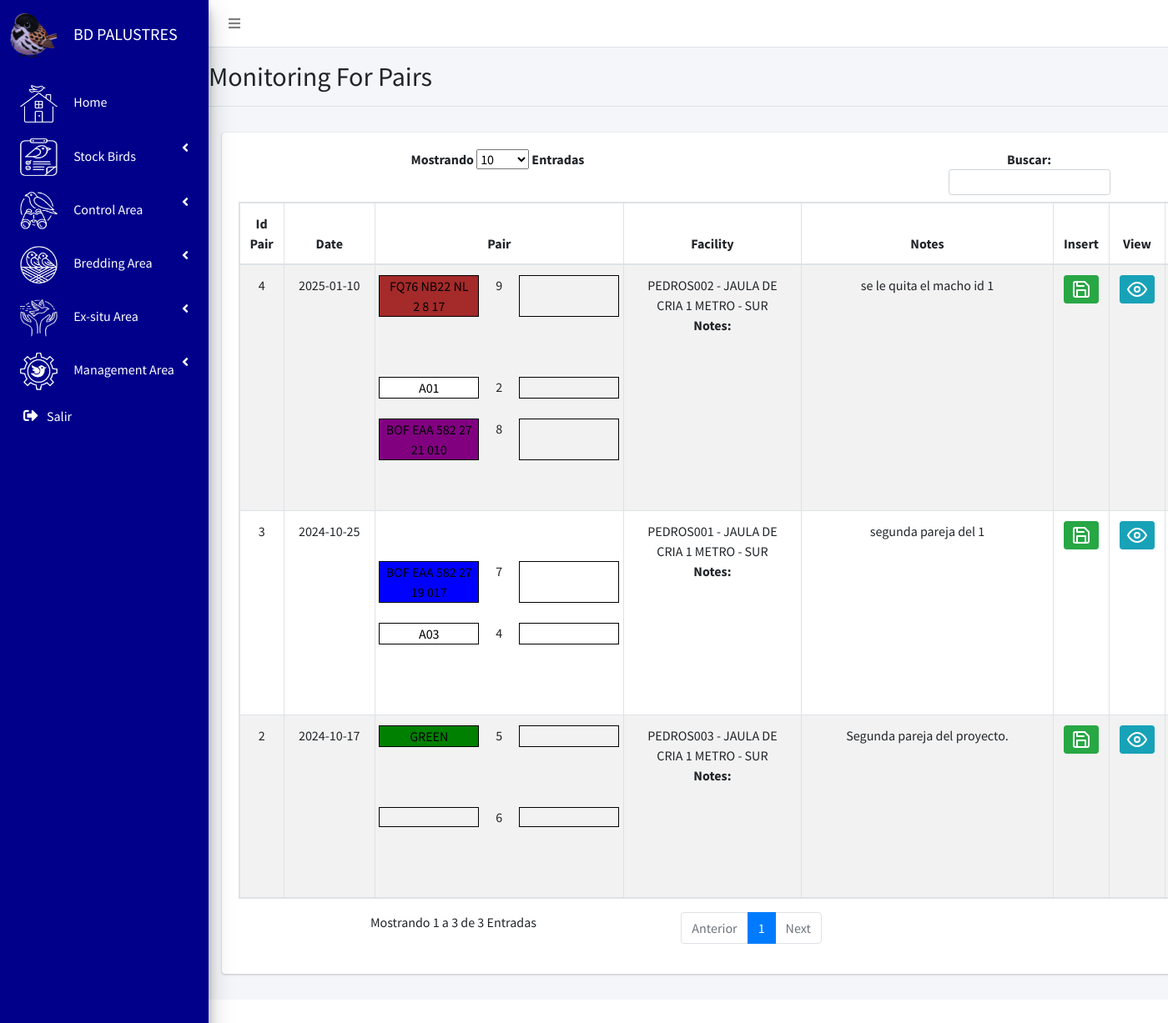
The app's page /admin/control_area/monitoring/select_pairs.php (signed in) with its own data.
### tables this page shows
CREATE TABLE `pairs` (
  `pair_id` int(255) NOT NULL,
  `id_facility_assignment` int(255) NOT NULL,
  `male_individual1` int(255) NOT NULL,
  `female_individual1` int(255) NOT NULL,
  `male_individual2` int(255) NOT NULL,
  `female_individual2` int(255) NOT NULL,
  `male_individual3` int(255) NOT NULL,
  `female_individual3` int(255) NOT NULL,
  `pairing_date` date NOT NULL,
  `finish_pairing_date` varchar(30) DEFAULT NULL,
  `notes` text NOT NULL
);

CREATE TABLE `individuals` (
  `id_individual` int(255) NOT NULL,
  `id_parents` int(255) NOT NULL,
  `specie` varchar(255) NOT NULL,
  `origin` varchar(255) NOT NULL,
  `origin_type` int(255) NOT NULL,
  `born_center` varchar(255) NOT NULL,
  `P.N/Zepa` varchar(255) NOT NULL,
  `Transfer_center` varchar(255) NOT NULL,
  `sex` int(1) NOT NULL,
  `entry_date` date NOT NULL,
  `year` year(4) NOT NULL,
  `nickname` varchar(255) NOT NULL,
  `genetic_code` text NOT NULL,
  `status` varchar(255) NOT NULL,
  `left_leg` int(1) NOT NULL,
  `left_ring_type` varchar(255) NOT NULL,
  `left_ring_color` varchar(255) NOT NULL,
  `left_letter_color` varchar(255) NOT NULL,
  `left_ring_numer` varchar(255) NOT NULL,
  `right_leg` int(1) NOT NULL,
  `right_ring_type` varchar(255) NOT NULL,
  `right_ring_color` varchar(255) NOT NULL,
  `right_letter_color` varchar(255) NOT NULL,
  `right_ring_numer` varchar(255) NOT NULL,
  `notes` text NOT NULL,
  `Photo/doc` mediumblob NOT NULL
);

CREATE TABLE `facilities` (
  `id_facility` int(255) NOT NULL,
  `name_facility` varchar(255) NOT NULL,
  `type_facility` varchar(255) NOT NULL,
  `location` varchar(255) NOT NULL,
  `notes` text NOT NULL
);

### admin/control_area/monitoring/select_pairs.php (the view, shortened to what this page needs)
<?php
require_once BASE_URL . "/paginas/cabecera_tercer_nivel.php";
?>
<main role="main" class="content-wrapper">
  <div class="d-flex justify-content-between flex-wrap flex-md-nowrap align-items-center pt-3 pb-2 mb-3 border-bottom">
    <h1 class="h2">Monitoring For Pairs</h1>
  </div>
  <?php
  $sentencia = $base_de_datos->query("SELECT * FROM pairs where finish_pairing_date is null ");
  $parejas = $sentencia->fetchAll(PDO::FETCH_OBJ);
  ?>
  <div class="content-header">
    <div class="container-fluid">
      <div class="col-xs-12">
        <div class="card">
          <div class="card-body">
            <center>
              <table id="example1" class="table table-bordered table-striped table-responsive">
                <thead>
                  <tr>
                   <th><center>Id Pair</center></th>
                   <th><center>Date</center></th>
                   <th><center>Pair</center></th>
                   <th><center>Facility</center></th>
                   <th><center>Notes</center></th>
                    <th><center>Insert</center></th>
                   <th><center>View</center></th>
                   <th><center>Update</center></th>
                 </tr>
               </thead>
               <tbody>
                <?php foreach($parejas as $individual_cop){ ?>
                  <tr>
                    <td><center><?php echo $individual_cop->pair_id; ?></center></td>
                    <td width="10%"><center><?php echo $individual_cop->pairing_date; ?></center></td>
                    <td width="30%"><?php
                    $male_individual1 = $base_de_datos->prepare("SELECT * FROM individuals WHERE id_individual = ?;");
                    $male_individual1->execute([$individual_cop->male_individual1]);
                    $male_1 = $male_individual1->fetch(PDO::FETCH_OBJ);
                    $male_individual2 = $base_de_datos->prepare("SELECT * FROM individuals WHERE id_individual = ?;");
                    $male_individual2->execute([$individual_cop->male_individual2]);
                    $male_2 = $male_individual2->fetch(PDO::FETCH_OBJ);
                    $male_individual3 = $base_de_datos->prepare("SELECT * FROM individuals WHERE id_individual = ?;");
                    $male_individual3->execute([$individual_cop->male_individual3]);
                    $male_3 = $male_individual3->fetch(PDO::FETCH_OBJ);
                    $female_individual1 = $base_de_datos->prepare("SELECT * FROM individuals WHERE id_individual = ?;");
                    $female_individual1->execute([$individual_cop->female_individual1]);
                    $fame_1 = $female_individual1->fetch(PDO::FETCH_OBJ);
                    $female_individual2 = $base_de_datos->prepare("SELECT * FROM individuals WHERE id_individual = ?;");
                    $female_individual2->execute([$individual_cop->female_individual2]);
                    $fame_2 = $female_individual2->fetch(PDO::FETCH_OBJ);
                    $female_individual3 = $base_de_datos->prepare("SELECT * FROM individuals WHERE id_individual = ?;");
                    $female_individual3->execute([$individual_cop->female_individual3]);
                    $fame_3 = $female_individual3->fetch(PDO::FETCH_OBJ);
                    if ($individual_cop->male_individual1 != 0){?>
                      <div class="row">
                        <div class="col-5" style="background-color:<?php echo $male_1->left_ring_color ?> ; border: 1px solid #000000">
                          <center>
                            <font color="<?php echo $male_1->left_letter_color ?>"><?php echo $male_1->left_ring_numer ?></font>
                          </center>
                        </div>
                        <div class="col-2"><center><?php echo $male_1->id_individual ?></center></div>
                        <div class="col-5" style="background-color:<?php echo $male_1->right_ring_color ?> ; border: 1px solid #000000">
                        </div>
                      </div>
                      <div class="w-100"><br></div>
                    <?php }else{ ?>
                      <div class="w-100"><br></div>
                    <?php }
                    if ($individual_cop->male_individual2 != 0){?>
                      <div class="row">
                        <div class="col-5" style="background-color:<?php echo $male_2->left_ring_color ?> ; border: 1px solid #000000">
                          <center>
                            <font color="<?php echo $male_2->left_letter_color ?>"><?php echo $male_2->left_ring_numer ?></font>
                          </center>
                        </div>
                        <div class="col-2"><center><?php echo $male_2->id_individual ?></center></div>
                        <div class="col-5" style="background-color:<?php echo $male_2->right_ring_color ?> ; border: 1px solid #000000">
                          <center>
                            <font color="<?php echo $male_2->right_letter_color ?>"><?php echo $male_2->right_ring_numer ?></font>
                          </center>
                        </div>
                      </div>
                      <div class="w-100"><br></div>
                    <?php }else{ ?>
                      <div class="w-100"><br></div>
                    <?php }
                    if ($individual_cop->male_individual3 != 0){?>
                      <div class="row">
                        <div class="col-5" style="background-color:<?php echo $male_3->left_ring_color ?> ; border: 1px solid #000000">
                          <center>
                            <font color="<?php echo $male_3->left_letter_color ?>"><?php echo $male_3->left_ring_numer ?></font>
                          </center>
                        </div>
                        <div class="col-2"><center><?php echo $male_3->id_individual ?></center></div>
                        <div class="col-5" style="background-color:<?php echo $male_3->right_ring_color ?> ; border: 1px solid #000000">
                        </div>
                      </div>
                      <div class="w-100"><br></div>
                    <?php }else{ ?>
                      <div class="w-100"><br></div>
                    <?php }
                    if ($individual_cop->female_individual1 != 0){?>
                      <div class="row">
                        <div class="col-5" style="background-color:<?php echo $fame_1->left_ring_color ?> ; border: 1px solid #000000">
                          <center>
                            <font color="<?php echo $fame_1->left_letter_color ?>"><?php echo $fame_1->left_ring_numer ?></font>
                          </center>
                        </div>
                        <div class="col-2"><center><?php echo $fame_1->id_individual ?></center></div>
                        <div class="col-5" style="background-color:<?php echo $fame_1->right_ring_color ?> ; border: 1px solid #000000">
                        </div>
                      </div>
                      <div class="w-100"><br></div>
                    <?php }
                    if ($individual_cop->female_individual2 != 0){?>
                      <div class="row">
                        <div class="col-5" style="background-color:<?php echo $fame_2->left_ring_color ?> ; border: 1px solid #000000">
                          <center>
                            <font color="<?php echo $fame_2->left_letter_color ?>"><?php echo $fame_2->left_ring_numer ?></font>
                          </center>
                        </div>
                        <div class="col-2"><center><?php echo $fame_2->id_individual ?></center></div>
                        <div class="col-5" style="background-color:<?php echo $fame_2->right_ring_color ?> ; border: 1px solid #000000">
                        </div>
                      </div>
                      <div class="w-100"><br></div>
                    <?php }else{ ?>
                      <div class="w-100"><br></div>
                    <?php }
                    if ($individual_cop->female_individual3 != 0){?>
                      <div class="row">
                        <div class="col-5" style="background-color:<?php echo $fame_3->left_ring_color ?> ; border: 1px solid #000000">
                          <center>
                            <font color="<?php echo $fame_3->left_letter_color ?>"><?php echo $fame_3->left_ring_numer ?></font>
                          </center>
                        </div>
                        <div class="col-2"><center><?php echo $fame_3->id_individual ?></center></div>
                        <div class="col-5" style="background-color:<?php echo $fame_3->right_ring_color ?> ; border: 1px solid #000000">
                          <center
                          ><font color="<?php echo $fame_3->right_letter_color ?>"><?php echo $fame_3->right_ring_numer ?></font>
                        </center>
                      </div>
                    </div>
                    <div class="w-100"><br></div>
                  <?php }else{ ?>
                    <div class="w-100"><br></div>
                  <?php } ?>
                </td>
                <td width="20%"><center>
                  <?php
                  $sentencia_fac = $base_de_datos->prepare("SELECT * FROM facilities WHERE id_facility  = ?;");
                  $sentencia_fac->execute([$individual_cop->id_facility_assignment]);
                  $fac = $sentencia_fac->fetch(PDO::FETCH_OBJ);
                  echo $fac->name_facility.' - '.$fac->type_facility.' - '.$fac->location.'<br><strong>Notes:</strong> '.$fac->notes ;?>
                </center></td>
                <td width="30%"><center><?php echo $individual_cop->notes; ?> </center></td>
                <td>
             <center>
                <a class="btn btn-success btn-sm" href="<?php echo "insert_monitoring.php?id=" .  $individual_cop->pair_id?>"><span data-feather="save"></span></a></center>
              </td>
               <td>
            <center><a class="btn btn-info btn-sm" href="<?php echo "../admin/select_all.php?id=" .  $individual_cop->pair_id?>"><span data-feather="eye"></span></a></center>
          </td>
           <td>
          </td>
              </tr>
            <?php } ?>
          </tbody>
        </table>
      </center>
    </div>
  </div>
</div>
</div>
</div>
</main>
<?php  include_once BASE_URL . "/paginas/pie_3.php";   ?>

### paginas/cabecera_tercer_nivel.php (style rules this page uses)
.content-wrapper { transition: margin-left 0.3s ease-in-out, width 0.3s ease-in-out; margin-left: 10px; width: calc(95%); }

### records on screen
pairs: pair_id "2", pairing_date "2024-10-17", individuals.left_ring_numer "GREEN", individuals.id_individual "5", individuals.id_individual "6", facilities.name_facility "PEDROS003", facilities.type_facility "JAULA DE CRIA 1 METRO", facilities.location "SUR", notes "Segunda pareja del proyecto."
pairs: pair_id "3", pairing_date "2024-10-25", individuals.left_ring_numer "BOF EAA 582 27 19 017", individuals.id_individual "7", individuals.left_ring_numer "A03", individuals.id_individual "4", facilities.name_facility "PEDROS001", facilities.type_facility "JAULA DE CRIA 1 METRO", facilities.location "SUR", notes "segunda pareja del 1"
pairs: pair_id "4", pairing_date "2025-01-10", individuals.left_ring_numer "FQ76 NB22 NL 2 8 17", individuals.id_individual "9", individuals.left_ring_numer "A01", individuals.id_individual "2", individuals.left_ring_numer "BOF EAA 582 27 21 010", individuals.id_individual "8", facilities.name_facility "PEDROS002", facilities.type_facility "JAULA DE CRIA 1 METRO", facilities.location "SUR", notes "se le quita el macho id 1"
